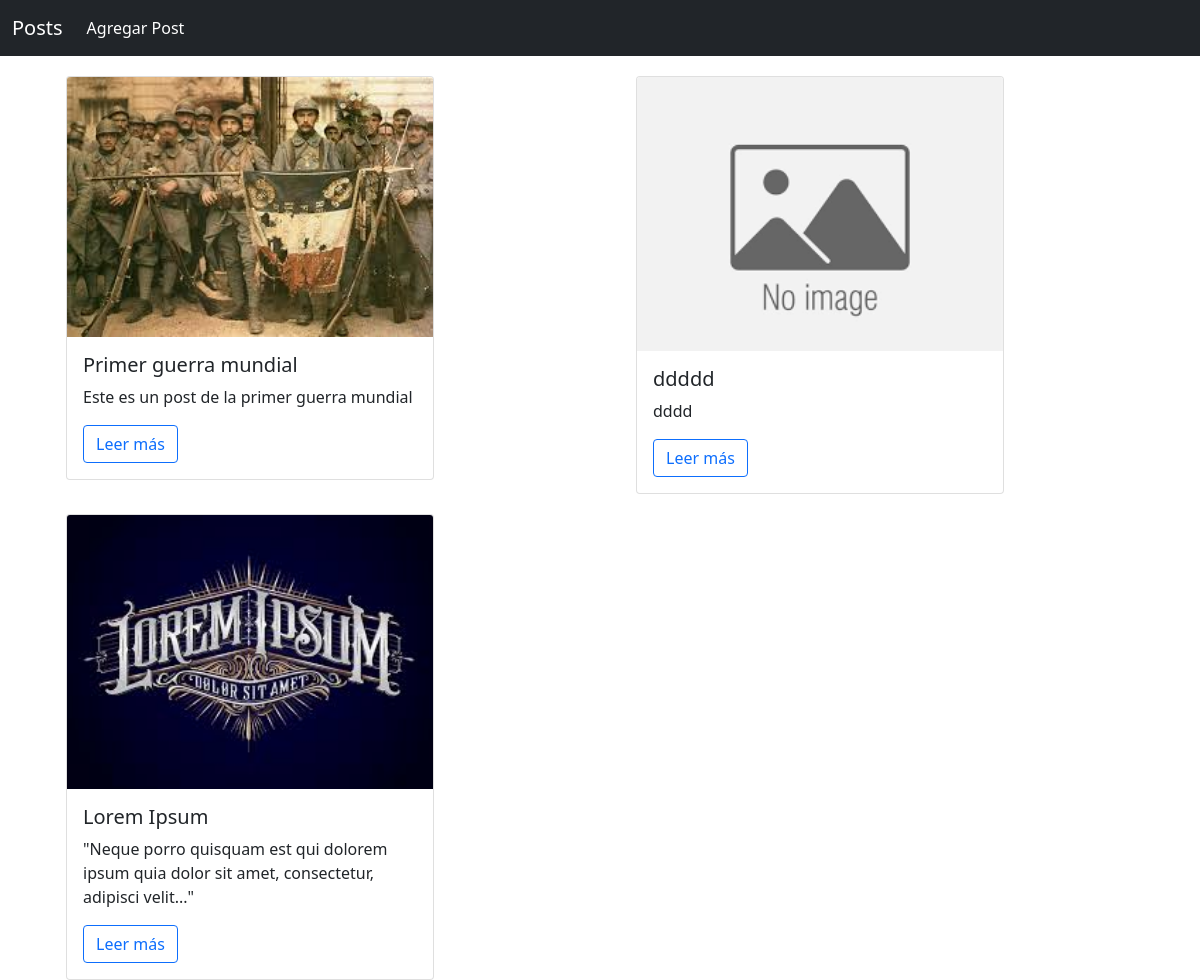
The page / on the database its author committed.
### Posts/models.py (models this page shows, shortened)
class Post(models.Model):
    title = models.CharField(max_length=200)
    subtitulo = models.CharField(max_length=200, blank=True)
    description = RichTextUploadingField(null=True, blank=True)
    imagen_portada = models.ImageField(null=True, blank=True, default="image_default.png")
    id = models.UUIDField(default=uuid.uuid4, unique=True, primary_key=True, editable=False)

### Posts/views.py (the view)
# urls.py: path('', views.home, name="home"),
def home(request):
    posts = Post.objects.all()
    context = {'posts':posts}
    return render(request, 'Posts/posts_page.html', context)

### Posts/templates/Posts/posts_page.html
{% extends 'main.html' %}
{% block content %}
<div class="container">
    <div class="row row-cols-auto">
    {% for post in posts %}
        <div class="col-md">
            <div class="card" style="width: 23rem;">
                <img src="{{post.imagen_portada.url}}" class="card-img-top" alt="...">
                <div class="card-body">
                  <h5 class="card-title">{{post.title}}</h5>
                  <p class="card-text">{{post.subtitulo}}</p>
                  <a href="{% url 'post' post.id %}" class="btn btn-outline-primary">Leer más</a>
                </div>
              </div>
          </div>
    {% endfor %}
    </div>
</div>
{% endblock content %}

### templates/main.html (shortened to what this page needs)
<!DOCTYPE html>
{% load static %}
<html lang="en">
<head>
    <link rel="stylesheet" href="{% static 'css/bootstrap.css' %}">
</head>
<body>
    {% include 'navbar.html' %}
    {% block content %}
    {% endblock content %}
</body>
</html>

### templates/navbar.html (shortened to what this page needs)
<nav class="navbar navbar-expand-lg navbar-dark bg-dark">
    <div class="container-fluid">
      <a class="navbar-brand" href="{% url 'home' %}">Posts</a>
      <div class="collapse navbar-collapse" id="navbarNav">
        <ul class="navbar-nav">
          <li class="nav-item">
            <a class="nav-link active" aria-current="page" href="{% url 'formPost' %}">Agregar Post</a>
          </li>
        </ul>
    </div>
    </div>
</nav>

### rows shown on the page
Post: imagen_portada (picture), title "Primer guerra mundial", subtitulo "Este es un post de la primer guerra mundial"
Post: imagen_portada (placeholder picture), title "ddddd", subtitulo "dddd"
Post: imagen_portada (picture), title "Lorem Ipsum", subtitulo "\"Neque porro quisquam est qui dolorem ipsum quia dolor sit amet, consectetur, adipisci velit...\""
